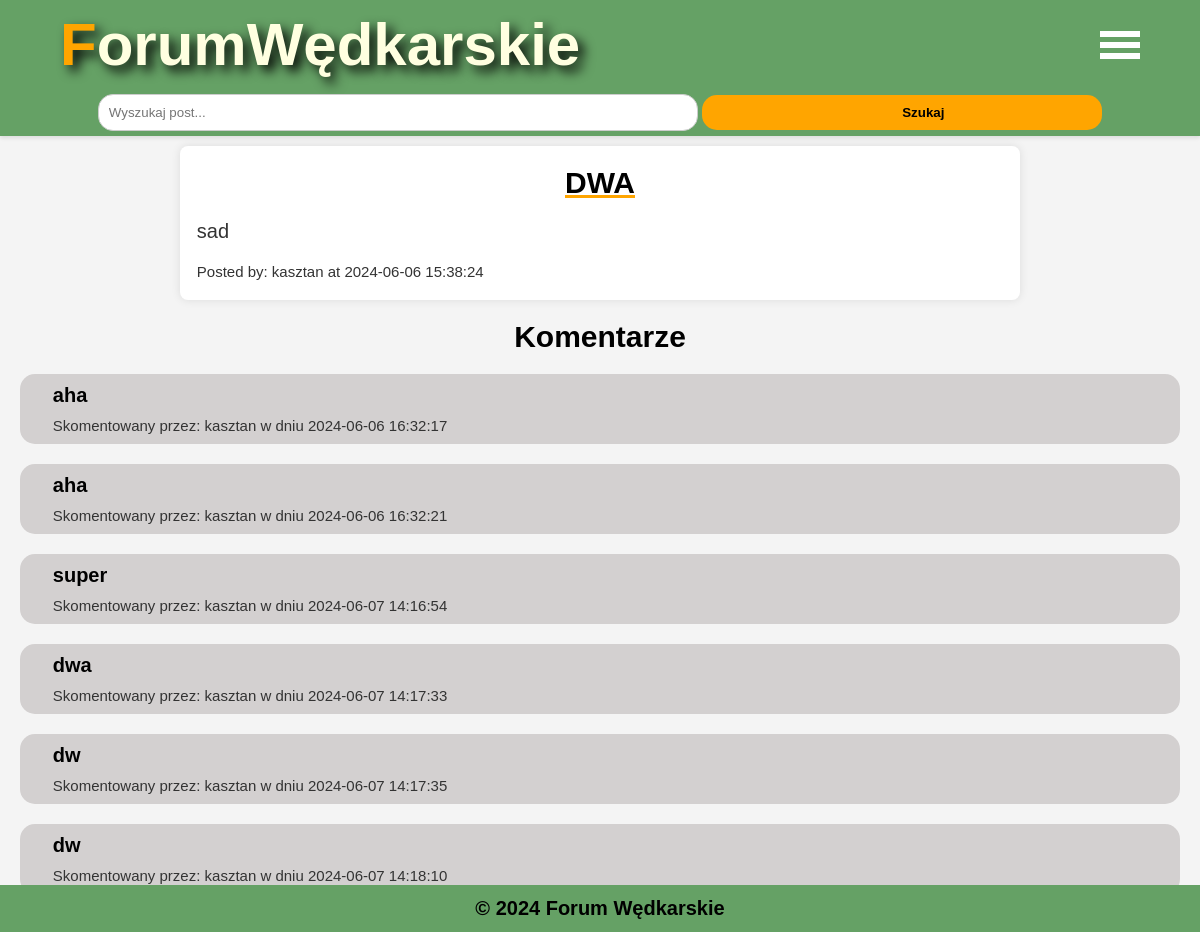
Screenshot of /posts/view_post.php?id=2 with the database file from the repository.
### tables this page shows
CREATE TABLE `posts` (
  `id` int(11) NOT NULL,
  `title` varchar(255) NOT NULL,
  `content` text NOT NULL,
  `category` varchar(50) NOT NULL,
  `user_id` int(11) NOT NULL,
  `created_at` timestamp NOT NULL DEFAULT current_timestamp()
);

CREATE TABLE `users` (
  `id` int(11) NOT NULL,
  `username` varchar(50) NOT NULL,
  `password` varchar(255) NOT NULL,
  `email` varchar(100) NOT NULL
);

CREATE TABLE `comments` (
  `id` int(11) NOT NULL,
  `post_id` int(11) NOT NULL,
  `user_id` int(11) NOT NULL,
  `content` text NOT NULL,
  `created_at` timestamp NOT NULL DEFAULT current_timestamp()
);

### posts/view_post.php (the view, shortened to what this page needs)
<?php
require_once '../includes/db.php';
include '../includes/header.php';
$post_id = $_GET['id'];
$sql_post = "SELECT posts.*, users.username FROM posts JOIN users ON posts.user_id = users.id WHERE posts.id = ?";
$stmt_post = $conn->prepare($sql_post);
$stmt_post->bind_param("i", $post_id);
$stmt_post->execute();
$result_post = $stmt_post->get_result();
$row_post = $result_post->fetch_assoc();
if ($result_post->num_rows === 0) {
    echo "Post not found.";
} else {
    echo "<div class='post'>";
    echo "<h2 class='comend-title'>" . $row_post['title'] . "</h2>";
    echo "<p class='post-content'>" . $row_post['content'] . "</p>";
    echo "<p class='post-username'>Posted by: " . $row_post['username'] . " at " . $row_post['created_at'] . "</p>";
    echo "</div>";
    echo "<h3 class='comments-title'>Komentarze</h3>";
    $sql_comments = "SELECT comments.*, users.username FROM comments JOIN users ON comments.user_id = users.id WHERE post_id = ?";
    $stmt_comments = $conn->prepare($sql_comments);
    $stmt_comments->bind_param("i", $post_id);
    $stmt_comments->execute();
    $result_comments = $stmt_comments->get_result();
    if ($result_comments->num_rows > 0) {
        while ($row_comment = $result_comments->fetch_assoc()) {
            echo "<div class='comment'>";
            echo "<p class='comment-content'>" . $row_comment['content'] . "</p>";
            echo "<p class='post-username'>Skomentowany przez: " . $row_comment['username'] . " w dniu " . $row_comment['created_at'] . "</p>";
            echo "</div>";
        }
    } else {
        echo "<p class='comment-null'>Brak komentarzy</p>";
    }
    if (isset($_SESSION['loggedin']) && $_SESSION['loggedin'] === true) {
        echo "<div class='comment-form'>";
        echo "<h3>Dodaj komentarz:</h3>";
        echo "<form action='' method='post'>";
        echo "<textarea name='comment_content' placeholder='Wpisz swój komentarz...' rows='4' cols='50'></textarea><br>";
        echo "<input type='submit' value='Dodaj' class='add-commend'>";
        echo "</form>";
        echo "</div>";
    } else {
        echo "<p>Please <a href='login.php'>login</a> to add a comment.</p>";
    }
}
include '../includes/footer.php';
?>

### css/style.css (style rules this page uses)
* { margin: 0; padding: 0; box-sizing: border-box; }
body { font-family: Arial, sans-serif; background-color: #f4f4f4; margin: 0; padding: 0; }
.post { background: #fff; width: 70%; margin-left: auto; margin-right: auto; padding-top: 20px; padding-bottom: 20px; margin-bottom: 10px; box-shadow: 0 0 10px rgba(0,0,0,0.1); border-radius: 8px; }
.comend-title { text-decoration: none; font-size: 30px; font-weight: bold; color: black; text-transform: uppercase; text-align: center; margin-bottom: 20px; text-decoration: underline; text-decoration-color: #FFA500; }
.post-username { font-size: 15px; margin-left: 2%; color: #333; }
.post-content { margin-bottom: 20px; margin-left: 2%; font-size: 20px; color: #333; }
.comment { padding: 10px; margin-bottom: 10px; background: #d3d0d0; margin: 20px; border-radius: 15px; }
.comment-content { margin-left: 2%; font-size: 20px; font-weight: 600; margin-bottom: 10px; }
.comments-title { text-align: center; margin-top: 20px; font-size: 30px; font-weight: bold; }

### rows the page displays
posts: title "DWA", content "sad", user.username "kasztan", created_at "2024-06-06 15:38:24"
comments: content "aha", user.username "kasztan", created_at "2024-06-06 16:32:17"
comments: content "aha", user.username "kasztan", created_at "2024-06-06 16:32:21"
comments: content "super", user.username "kasztan", created_at "2024-06-07 14:16:54"
comments: content "dwa", user.username "kasztan", created_at "2024-06-07 14:17:33"
comments: content "dw", user.username "kasztan", created_at "2024-06-07 14:17:35"
comments: content "dw", user.username "kasztan", created_at "2024-06-07 14:18:10"
